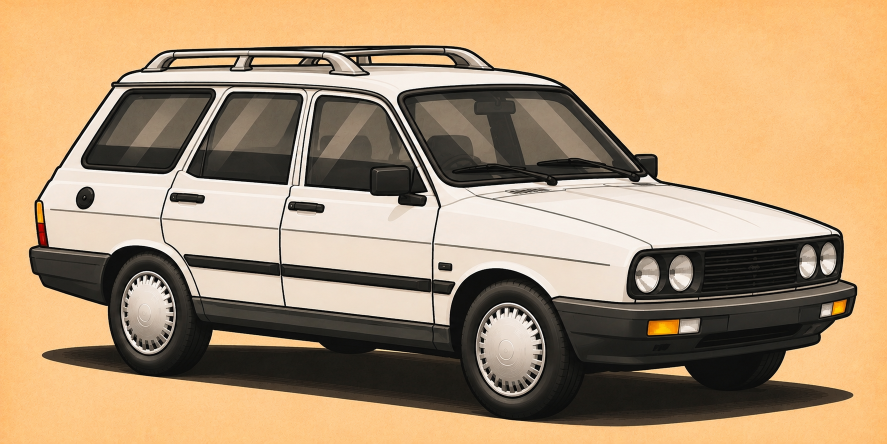
#> input picture toros/assets/src/rear.png, 1774 x 887 px (shown at 1/2 size)
$ python prep_rear.py
#> lines starting #> are read from the running program, lines starting #| are printed output that depends on the picture; after the words box and inside, x2 and y2 are one past the last pixel; in counts of white or black regions, pixels touching at a corner belong together
"""Rear-view Toros (station) cutout in several paints, shadows removed."""
import numpy as np
from PIL import Image
from scipy import ndimage as ndi
from prep_common import bg_mask
a=np.asarray(Image.open('../assets/src/rear.png').convert('RGB')).astype(np.float32)
H,W=a.shape[:2]; yy,xx=np.mgrid[0:H,0:W]
#> after `H, W = a.shape[:2]`: H = 887; W = 1774
r_,g_,b_=a[...,0],a[...,1],a[...,2]; s0=(a.max(-1)-a.min(-1))/np.maximum(a.max(-1),1)
orange=(s0>0.28)&(r_>=g_-3)&((r_-b_)>40)
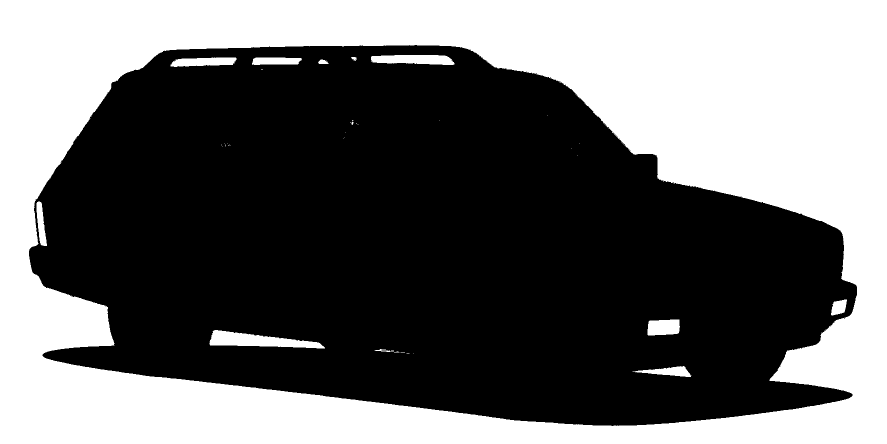
#> orange: shape (887, 1774) bool (shown at 1/2 size); 41.7% white; 39 white regions (26 under 20 px), largest, box (x1, y1, x2, y2) and area: (0, 0, 1774, 887) 640225, (419, 660, 650, 697) 4573, (742, 110, 909, 130) 2697
lb,nb=ndi.label(orange); border=set(np.unique(np.concatenate([lb[0],lb[-1],lb[:,0],lb[:,-1]])))-{0}
#> after `lb, nb = ndi.label(orange)`:
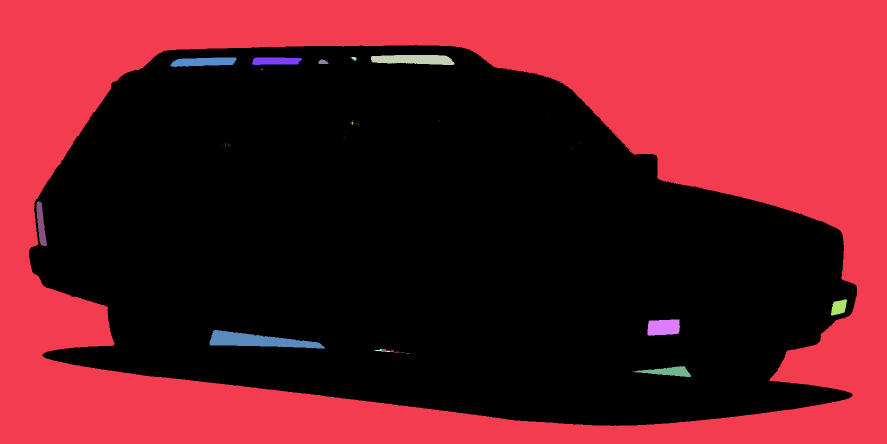
#> lb: shape (887, 1774) int32 (shown at 1/2 size); 117 distinct labels, from 0 to 116; one colour per label, 0 black
#> after `lb, nb = ndi.label(orange)`: nb = 116
#> after `border = set(np.unique(np.concatenate([lb[0], lb[-1], lb[:, 0], lb[:, `: border = 1 item
szb=ndi.sum(orange,lb,range(1,nb+1)); cob=ndi.center_of_mass(orange,lb,range(1,nb+1))
#> after `szb = ndi.sum(orange, lb, range(1, nb + 1))`: szb = 116 values, max 640160 at index 0, min 1 at index 1, mean 5655.5
#> after `cob = ndi.center_of_mass(orange, lb, range(1, nb + 1))`: cob = 116 pairs, first value 100 to 751, second value 72 to 1677.4
def is_lamp(c): return 440<=c[0]<=640 and (c[1]<540 or c[1]>1240)
bgids=[i+1 for i in range(nb) if (i+1) in border or (szb[i]>2500 and not is_lamp(cob[i]))]
#> bgids = [1, 3, 103]
bg=np.isin(lb,bgids); car=~bg
#> after `bg = np.isin(lb, bgids)`: bg: shape (887, 1774) bool; 41.1% white; 3 white regions, box (x1, y1, x2, y2) and area: (0, 0, 1774, 887) 640160, (419, 660, 650, 697) 4573, (742, 110, 909, 130) 2696
lum=a.mean(-1); mx=a.max(-1); mn=a.min(-1); s=(mx-mn)/np.maximum(mx,1)
warm=(a[...,0]-a[...,2])>12
#> warm: shape (887, 1774) bool; 73.5% white; 682 black regions (581 under 20 px), largest, box (x1, y1, x2, y2) and area: (59, 92, 1714, 842) 367399, (597, 181, 858, 417) 20397, (160, 176, 435, 352) 17654
# baked shadow under the car: warm & darker band below bumper, outside the two tyres
tyre=((xx>440)&(xx<585))|((xx>1190)&(xx<1342))
car&=~((yy>812)&~tyre)
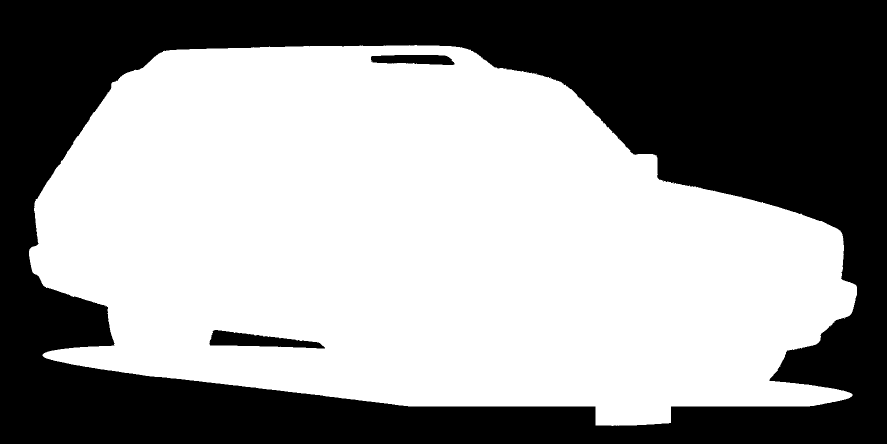
#> car: shape (887, 1774) bool (shown at 1/2 size); 58% white; 3 black regions, box (x1, y1, x2, y2) and area: (0, 0, 1774, 887) 653359, (419, 660, 650, 697) 4573, (742, 110, 909, 130) 2696
car&=~((yy>866))
lab,n=ndi.label(car); sz=ndi.sum(car,lab,range(1,n+1)); car=lab==(1+np.argmax(sz))
#> after `lab, n = ndi.label(car)`:
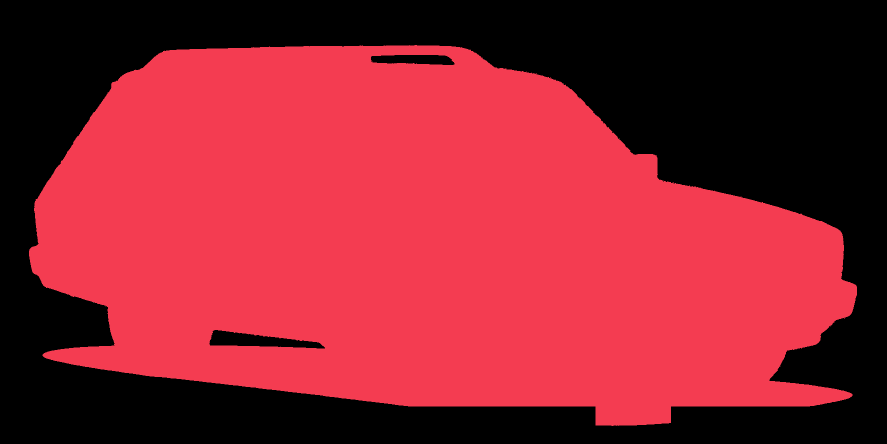
#> lab: shape (887, 1774) int32 (shown at 1/2 size); 17 distinct labels, from 0 to 16; one colour per label, 0 black
#> after `lab, n = ndi.label(car)`: n = 16
#> after `sz = ndi.sum(car, lab, range(1, n + 1))`: sz = [912895, 1, 1, 1, 1, 1, 1, 1, 1, 1, 1, 1, 1, 1, 1, 1]
#> after `car = lab == 1 + np.argmax(sz)`: car: shape (887, 1774) bool; 58% white; 3 black regions, box (x1, y1, x2, y2) and area: (0, 0, 1774, 887) 653374, (419, 660, 650, 697) 4573, (742, 110, 909, 130) 2696
light=(lum>125)&(s<0.30)&car
#> light: shape (887, 1774) bool; 23.5% white; 387 white regions (340 under 20 px), largest, box (x1, y1, x2, y2) and area: (239, 131, 1680, 651) 142634, (80, 173, 639, 612) 94025, (561, 180, 878, 562) 49451
lab,n=ndi.label(light); sz=ndi.sum(light,lab,range(1,n+1)); objs=ndi.find_objects(lab)
#> after `lab, n = ndi.label(light)`:
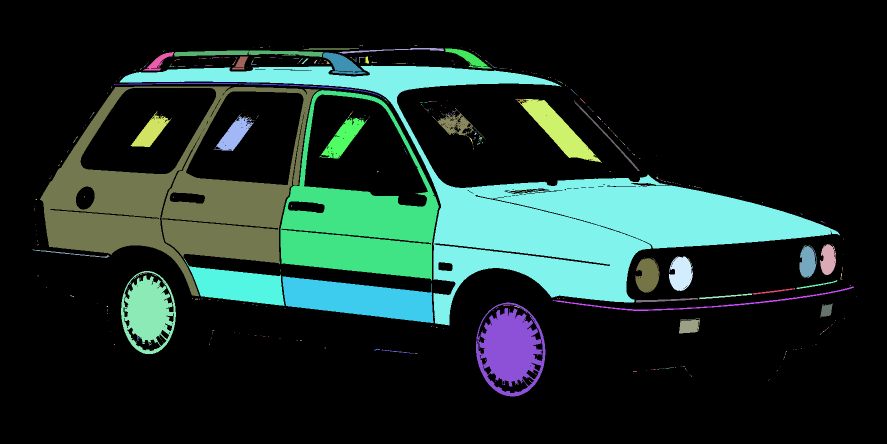
#> lab: shape (887, 1774) int32 (shown at 1/2 size); 822 distinct labels, from 0 to 821; one colour per label, 0 black
#> after `lab, n = ndi.label(light)`: n = 821
#> after `sz = ndi.sum(light, lab, range(1, n + 1))`: sz = 821 values, max 142580 at index 120, min 1 at index 0, mean 451.1
#> after `objs = ndi.find_objects(lab)`: objs = 821 items
keep=[]
for i,z in enumerate(sz):
    sl=objs[i]; y0,y1,x0,x1=sl[0].start,sl[0].stop,sl[1].start,sl[1].stop
    inglass = x0>=545 and x1<=1235 and y0>=135 and y1<=385      # rear screen reflections
    plate = x0>=700 and x1<=1070 and y0>=480 and y1<=590
    lamps = (y0>=440 and y1<=630 and (x1<=520 or x0>=1255))
    if z>1500 and not (inglass or plate or lamps): keep.append(i+1)
#> this loop made 821 passes
#> (z, y0, y1, x0, x1) on passes 1 to 3: (1, 90, 91, 819, 820), (5, 90, 91, 829, 834), (3, 91, 92, 719, 722)
#> after the loop, keep = [16, 21, 121, 157, 160, 245, 285, 604, 620, 634, 648, 669]
pm=ndi.gaussian_filter(np.isin(lab,keep).astype(np.float32),0.7)*np.clip((lum-70)/60,0,1)
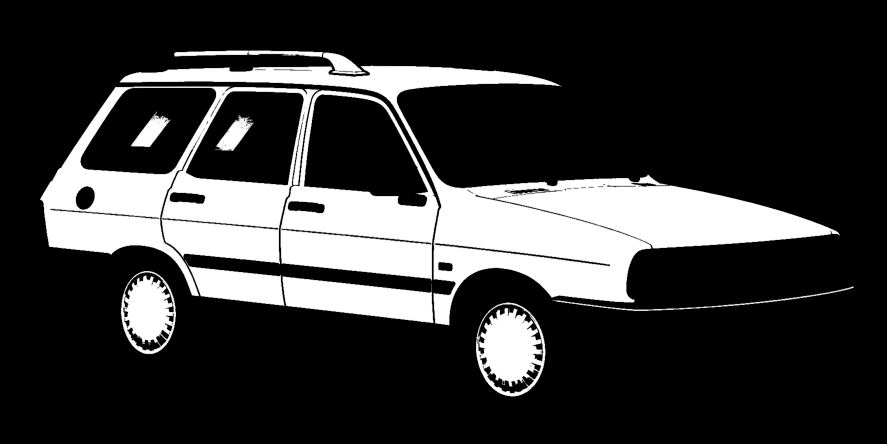
#> pm: shape (887, 1774) float32 (shown at 1/2 size); min 0, max 1, mean 0.214
def recolor(col):
    if col is None: return a
    L=a.mean(-1,keepdims=True); shade=np.clip(L/236,0,1.1); c=np.array(col,np.float32)
    base=c*shade**1.2+np.clip(shade-0.99,0,1)*400
    return a*(1-pm[...,None])+np.clip(base,0,255)*pm[...,None]
al=ndi.gaussian_filter(car.astype(np.float32),0.6)
ys,xs=np.nonzero(car); bb=(int(xs.min())-4,int(ys.min())-4,int(xs.max())+5,int(ys.max())+5)
#> after `bb = (int(xs.min()) - 4, int(ys.min()) - 4, int(xs.max()) + 5, int(ys.`: bb = (54, 86, 1718, 856)
for nm,col in [('white',None),('blue',(34,74,150)),('red',(176,32,30)),('green',(36,104,64))]:
    Image.fromarray(np.dstack([np.clip(recolor(col),0,255),al*255]).astype(np.uint8),'RGBA').crop(bb).save(f'../assets/sprites/rear_{nm}.png')
#> this loop made 4 passes
#> pass 2, `Image.fromarray(np.dstack([np.clip(recolor(col),0,255),al*255]).astype..`:
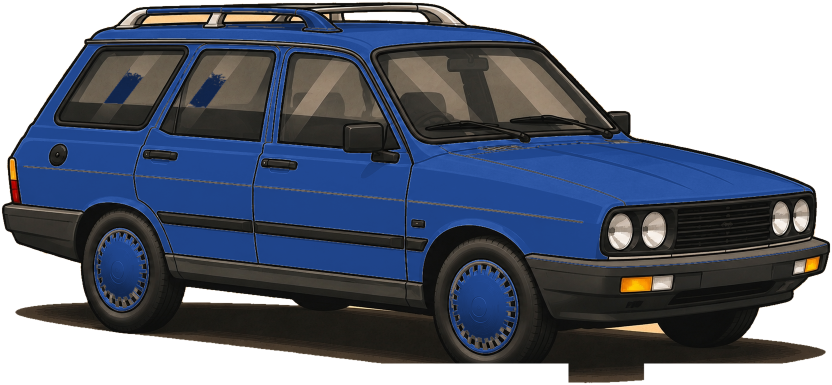
#> saved as rear_blue.png: PIL image 1664x770 RGBA (shown at 1/2 size); mean R, G, B, A 105.4, 98.2, 95.5, 181.7; transparent parts drawn white
print(bb)
#| (54, 86, 1718, 856)

$ run again, with toros/assets/src/bg_crank.png copied over toros/assets/src/rear.png
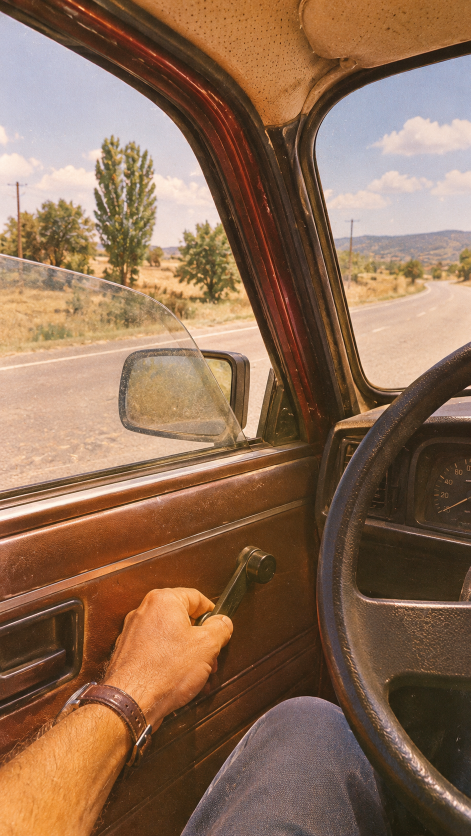
#> input picture toros/assets/src/bg_crank.png, 941 x 1672 px (shown at 1/2 size)
#> orange: shape (1672, 941) bool; 55.3% white; 1925 black regions (1605 under 20 px), largest, box (x1, y1, x2, y2) and area: (164, 0, 941, 1672) 314980, (0, 0, 608, 882) 132107, (595, 82, 941, 563) 118376
#> lb: shape (1672, 941) int32; 2290 distinct labels, from 0 to 2289
#> nb = 2289
#> border = 43 items
#> szb = 2289 values, max 644877 at index 1, min 1 at index 3, mean 380.1
#> cob = 2289 pairs, first value 3.2 to 1670.5, second value 0 to 940
#> bgids = 44 values from 1 to 2288
#> bg: shape (1672, 941) bool; 53.6% white; 1864 black regions (1553 under 20 px), largest, box (x1, y1, x2, y2) and area: (164, 0, 941, 1672) 332293, (0, 0, 608, 882) 133205, (595, 82, 941, 563) 119375
#> warm: shape (1672, 941) bool; 89.1% white; 1866 black regions (1758 under 20 px), largest, box (x1, y1, x2, y2) and area: (631, 109, 941, 506) 69664, (0, 23, 405, 370) 69552, (603, 1394, 751, 1588) 8294
#> `lab, n = ndi.label(car)`: n = 931
#> `sz = ndi.sum(car, lab, range(1, n + 1))`: sz = 931 values, max 132344 at index 0, min 1 at index 3, mean 427.5
#> light: shape (1672, 941) bool; 6.9% white; 9 white regions (5 under 20 px), largest, box (x1, y1, x2, y2) and area: (0, 22, 443, 513) 108978, (207, 430, 216, 439) 39, (212, 443, 219, 449) 29, (276, 337, 281, 343) 24
#> `lab, n = ndi.label(light)`:
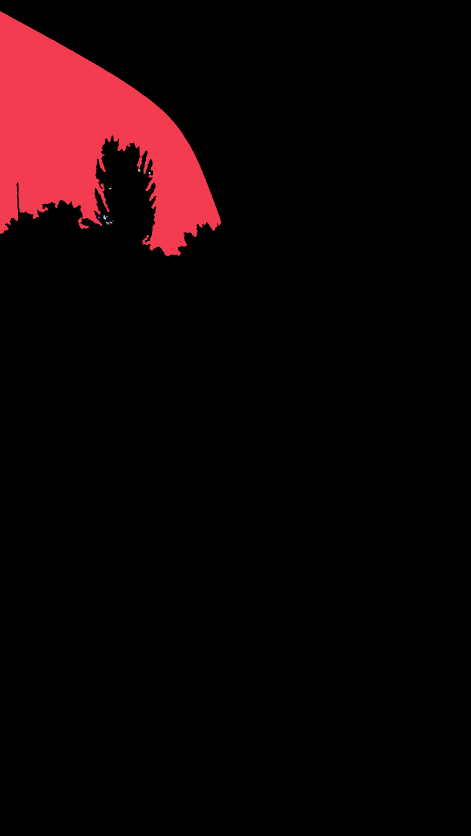
#> lab: shape (1672, 941) int32 (shown at 1/2 size); 11 distinct labels, from 0 to 10; one colour per label, 0 black
#> `lab, n = ndi.label(light)`: n = 10
#> `sz = ndi.sum(light, lab, range(1, n + 1))`: sz = [108978, 24, 14, 10, 31, 8, 13, 4, 29, 15]
#> objs = 10 items
#> the loop `for i,z in enumerate(sz):` made 10 passes
#> (z, y0, y1, x0, x1, lamps) on passes 1 to 8: (108978, 22, 513, 0, 443, False), (24, 337, 343, 276, 281, False), (14, 344, 349, 297, 301, False), (10, 375, 379, 218, 223, False), (31, 430, 439, 207, 212, False), (8, 432, 435, 212, 216, False), (13, 433, 437, 196, 200, False), (4, 441, 444, 225, 227, True)
#> after the loop `for i,z in enumerate(sz):`: keep = [1]
#> bb = (-4, -4, 596, 858)
#> the loop `for nm,col in [('white',None),('blue',(34,74,150)),('red',(176,32,30))..` made 4 passes
#> pass 2, `Image.fromarray(np.dstack([np.clip(recolor(col),0,255),al*255]).astype..`:
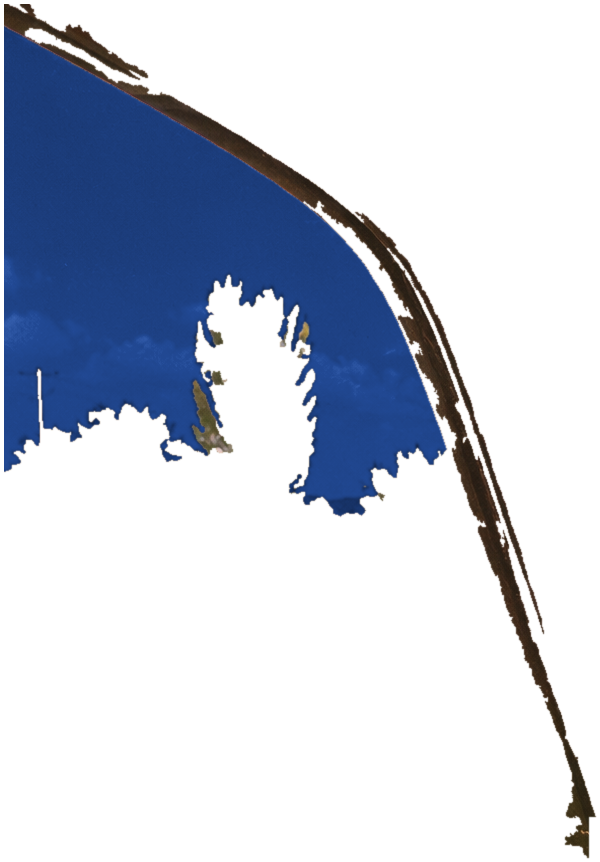
#> saved as rear_blue.png: PIL image 600x862 RGBA; mean R, G, B, A 122.6, 101.3, 89, 65.2; transparent parts drawn white
#| (-4, -4, 596, 858)
